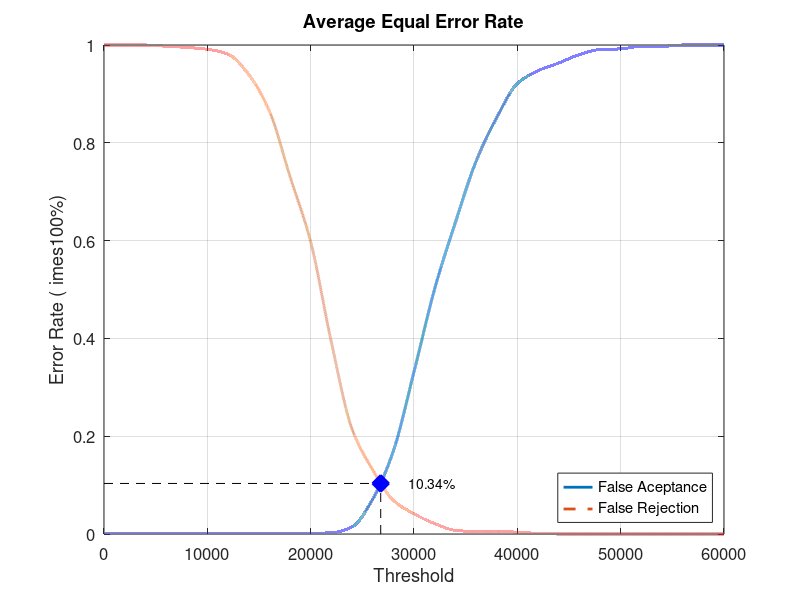
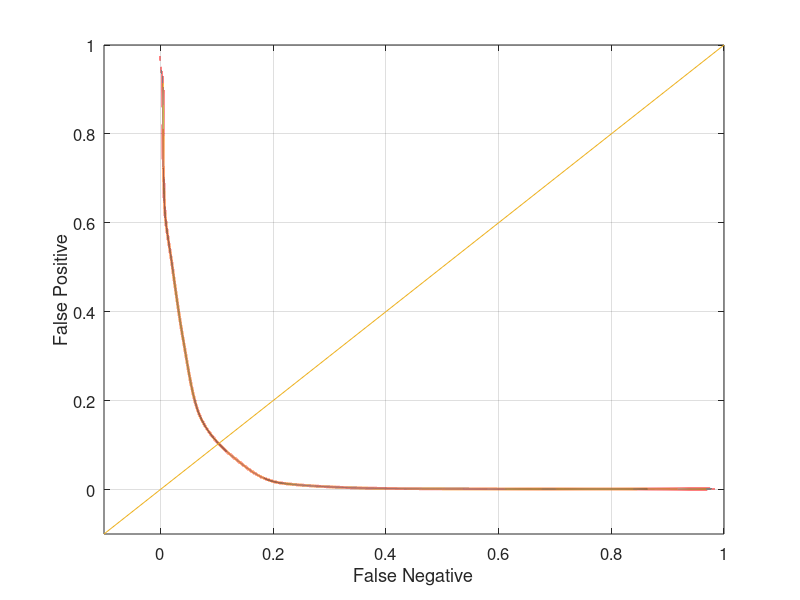

The MATLAB source for these figures, in order:
close all;
clear;
clc;
x = 0:2000:60000;
xq = 0:0.5:60000;

y0 = [0 0.00131579 0.00131579 0.00131579 0.00131579 0.00131579 0.00131579 0.00131579 0.00131579 0.00131579 0.00131579 0.00263158 0.0144737 0.0710526 0.169737 0.331579 0.501316 0.636842 0.761842 0.851316 0.921053 0.947368 0.963158 0.980263 0.990789 0.992105 0.997368 0.997368 1 1 1]
yy0 = interp1(x, y0, xq, 'pchip');
y1 = [1 1 1 0.9975 0.995 0.99125 0.98125 0.94 0.865 0.73125 0.5975 0.3925 0.215 0.13125 0.06875 0.04125 0.02125 0.0075 0.005 0.005 0.00375 0.00125 0 0 0 0 0 0 0 0 0]
yy1 = interp1(x, y1, xq, 'pchip');

% Calculating EER: 
y2 = abs(y0 - y1);
find(y2 == min(y2))
yy2 = abs(yy0 - yy1);
xEER = find(yy2 == min(yy2));
xEERIndex = xq(xEER) % X-axis EER
yEER = yy0(xEER) % Y-axis EER

main = figure
plot(xq, yy0,'-','LineWidth', 2);	hold on
plot(xq, yy1,'--','LineWidth', 2);	hold on
plot([xEERIndex xEERIndex], [0 yEER], 'k--');	hold on
plot([0 xEERIndex], [yEER yEER], 'k--');	hold on
plot(xEERIndex, yEER, 'bx', 'LineWidth', 10);	hold on
text(xEERIndex + 10 * xEERIndex / 100, yEER, [num2str(round((10000 * yEER)) / 100) '%'])
legend('False Aceptance', 'False Rejection', 'Location', 'SouthEast')
xlabel('Threshold')
ylabel('Error Rate (	imes100%)')
title('Average Equal Error Rate')
set(gca, 'FontSize', 12)
axis([0 60000 0 1])
grid on

print(main, 'Experiment1AverageMain', '-dpng');
FNRxFPR = figure('Color', [1 1 1]);
plot(yy1, yy0, '-', yy1, yy0, 'LineWidth', 2);
hold on
y = -0.1:0.1:1
plot(y, y); 
set(gca, 'FontSize', 12)
xlabel('False Negative')
ylabel('False Positive')
axis([-0.1 1 -0.1 1])
set(gca, 'FontSize', 12)
grid on

print(FNRxFPR, 'Experiment1AverageFNRxFPR','-dpng');
